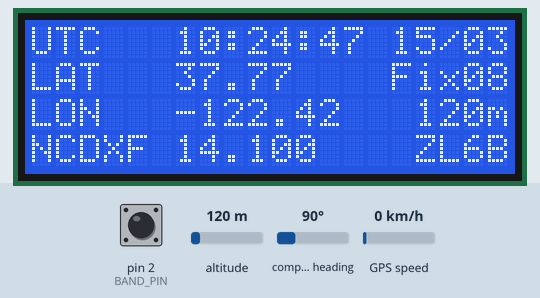
This sketch was run on a simulated Arduino Uno, built with avr-gcc and run on an emulated ATmega328P. On the bench: 20×4 character LCD. Inputs (shaded band) come from the test bench; at power-on: pin 2 (BAND_PIN) HIGH, altitude 120 m, compass heading 90°, GPS speed 0 km/h. The GPS gets a fix after 3 s at 37.7749, -122.4194 with 8 satellites; what the sketch prints to the serial monitor is not drawn.

Above: at 17.3 s.
17.4 s: pin 2 (BAND_PIN) pulled LOW for 3.2 s
At 20.0 s:
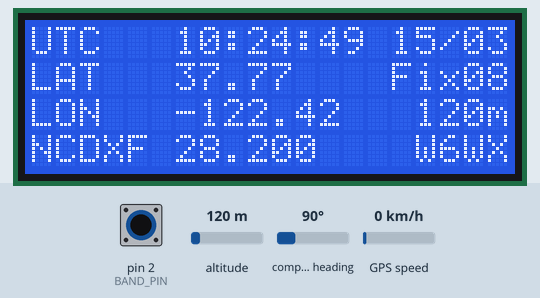
22.7 s: pin 2 (BAND_PIN) pulled LOW for 1.05 s
At 24.0 s:
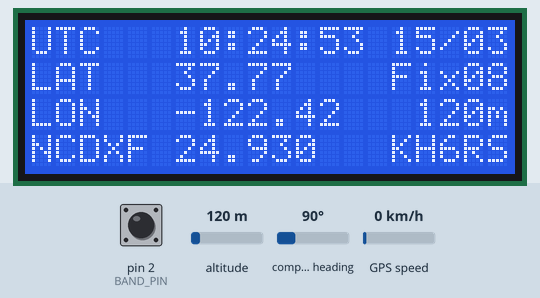
25.7 s: altitude set to 250 m
At 29.4 s:
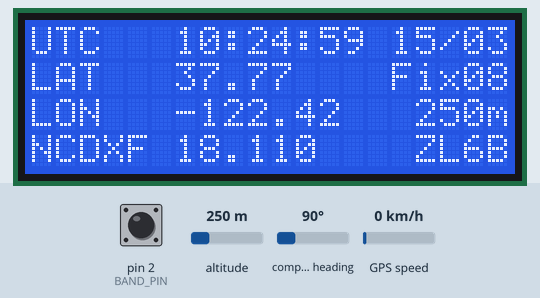
29.5 s: altitude set to 20 m
At 32.0 s:
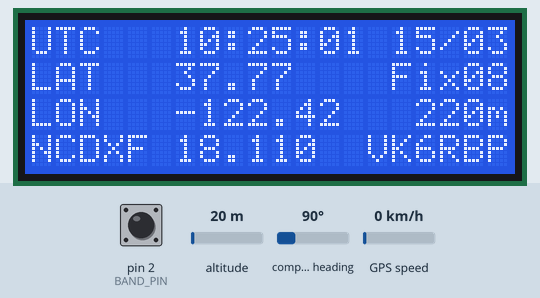
33.3 s: altitude set to 500 m
At 41.7 s:
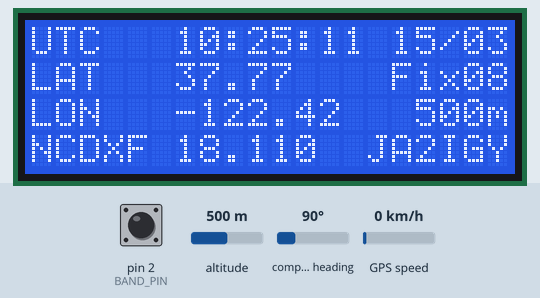
Timing chart, 0 to 43.2 s (numbered marks = the images above; inputs shaded):
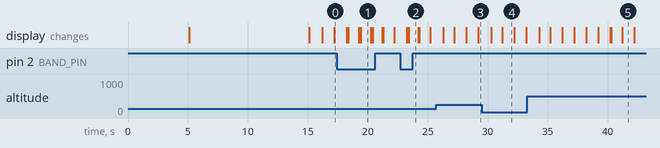

The sketch:

dl2new-clock-1.ino
```cpp
/* Stationsuhr DL2NEW
 *  V1.0 14.01.2018
*/

#include <Wire.h>
#include <LiquidCrystal_I2C.h>
#include <Adafruit_GPS.h>
#include <SoftwareSerial.h>
#include <OneWire.h>

//#include <Time.h>
#include <TimeLib.h>

#define BAND_PIN 2               // Connection pin to Band Selector
#define BAND_INTERRUPT 0          // Interrupt number associated with pin

LiquidCrystal_I2C lcd(0x3f, 2, 1, 0, 4, 5, 6, 7, 3, POSITIVE);  // Set the LCD I2C address
OneWire  ds(10);

SoftwareSerial mySerial(5, 4);

Adafruit_GPS GPS(&mySerial);
#define GPSECHO  false

boolean usingInterrupt = false;
void useInterrupt(boolean);  // Func prototype keeps Arduino 0023 happy

// Baken
char *callsign[19]={
"000000", " 4U1UN", " VE8AT", "  W6WX", " KH6RS", "  ZL6B", "VK6RBP",
"JA2IGY", "  RR9O", "  VR2B", "  4S7B", " ZS6DN", "  5Z4B", " 4X6TU",
"  OH2B", "  CS3B", " LU4AA", "  OA4B", "  YV5B"};

char *qrg[5] = {"14.100","18.110","21.150","24.930","28.200"};

byte band, sekm,minm,feld,spalte,i;

unsigned long alteZeit=0, entprellZeit=20; //Bandwahl

byte  matrix[19][18] = {
{0,0,0,0,0,0,0,0,0,0,0,0,0,0,0,0,0,0},
{1,2,3,4,5,0,0,0,0,0,0,0,0,0,0,0,0,0},
{0,1,2,3,4,5,0,0,0,0,0,0,0,0,0,0,0,0},
{0,0,1,2,3,4,5,0,0,0,0,0,0,0,0,0,0,0},
{0,0,0,1,2,3,4,5,0,0,0,0,0,0,0,0,0,0},
{0,0,0,0,1,2,3,4,5,0,0,0,0,0,0,0,0,0},
{0,0,0,0,0,1,2,3,4,5,0,0,0,0,0,0,0,0},
{0,0,0,0,0,0,1,2,3,4,5,0,0,0,0,0,0,0},
{0,0,0,0,0,0,0,1,2,3,4,5,0,0,0,0,0,0},
{0,0,0,0,0,0,0,0,1,2,3,4,5,0,0,0,0,0},
{0,0,0,0,0,0,0,0,0,1,2,3,4,5,0,0,0,0},
{0,0,0,0,0,0,0,0,0,0,1,2,3,4,5,0,0,0},
{0,0,0,0,0,0,0,0,0,0,0,1,2,3,4,5,0,0},
{0,0,0,0,0,0,0,0,0,0,0,0,1,2,3,4,5,0},
{0,0,0,0,0,0,0,0,0,0,0,0,0,1,2,3,4,5},
{5,0,0,0,0,0,0,0,0,0,0,0,0,0,1,2,3,4},
{4,5,0,0,0,0,0,0,0,0,0,0,0,0,0,1,2,3},
{3,4,5,0,0,0,0,0,0,0,0,0,0,0,0,0,1,2},
{2,3,4,5,0,0,0,0,0,0,0,0,0,0,0,0,0,1}
};

void setup()
{
  // Bandwahltaste
  pinMode(BAND_PIN, INPUT);       // Pin 2 ist INT0
  digitalWrite(BAND_PIN, HIGH);   // interner Pull up Widerstand auf 5V
  attachInterrupt(BAND_INTERRUPT, interruptRoutineBand, LOW);
  band = 0;

  Serial.begin(115200);
  GPS.begin(9600);

  lcd.begin(20, 4);                      // initialize the lcd
  // Print a message to the LCD.
  lcd.backlight();
  lcd.setCursor(3, 1);
  lcd.print("GPS Stationsuhr");
  lcd.setCursor(3, 2);
  lcd.print("V1.0 DL2NEW");
  delay(5000);
  lcd.clear();
  lcd.setCursor(6, 0);
  lcd.print("Looking");
  lcd.setCursor(8, 1);
  lcd.print("For");
  lcd.setCursor(5, 2);
  lcd.print("Satellites");

  delay(10000);
  lcd.clear();

  // turn on RMC (recommended minimum) and GGA (fix data) including altitude
  GPS.sendCommand(PMTK_SET_NMEA_OUTPUT_RMCGGA);

  // Set the update rate
  GPS.sendCommand(PMTK_SET_NMEA_UPDATE_1HZ);   // 1 Hz update rate

  // Request updates on antenna status, comment out to keep quiet
  GPS.sendCommand(PGCMD_ANTENNA);

  // the nice thing about this code is you can have a timer0 interrupt go off
  // every 1 millisecond, and read data from the GPS for you. that makes the
  // loop code a heck of a lot easier!
  useInterrupt(true);

  delay(1000);
  // Ask for firmware version
  mySerial.println(PMTK_Q_RELEASE);
}

// Interrupt is called once a millisecond, looks for any new GPS data, and stores it
SIGNAL(TIMER0_COMPA_vect) {
  char c = GPS.read();
}

// Interrupt Bandwahl
void interruptRoutineBand() {
  if((millis() - alteZeit) > entprellZeit) {
    // innerhalb der entprellZeit nichts machen
    alteZeit = millis(); // letzte Schaltzeit merken
    band++;
    if (band > 4) {
      band = 0;
      }
  //verarbeiten();
  }
}

void useInterrupt(boolean v) {
  if (v) {
    // Timer0 is already used for millis() - we'll just interrupt somewhere
    // in the middle and call the "Compare A" function above
    OCR0A = 0xAF;
    TIMSK0 |= _BV(OCIE0A);
    usingInterrupt = true;
  } else {
    // do not call the interrupt function COMPA anymore
    TIMSK0 &= ~_BV(OCIE0A);
    usingInterrupt = false;
  }
}

uint32_t timer = millis();

void loop()                     // run over and over again
{
  // in case you are not using the interrupt above, you'll
  // need to 'hand query' the GPS, not suggested :(
  if (! usingInterrupt) {
    // read data from the GPS in the 'main loop'
    char c = GPS.read();
  }

  // if a sentence is received, we can check the checksum, parse it...
  if (GPS.newNMEAreceived()) {
    // a tricky thing here is if we print the NMEA sentence, or data
    // we end up not listening and catching other sentences!
    // so be very wary if using OUTPUT_ALLDATA and trytng to print out data
    //Serial.println(GPS.lastNMEA());   // this also sets the newNMEAreceived() flag to false

    if (!GPS.parse(GPS.lastNMEA()))   // this also sets the newNMEAreceived() flag to false
      return;  // we can fail to parse a sentence in which case we should just wait for another
  }

  // if millis() or timer wraps around, we'll just reset it
  if (timer > millis())  timer = millis();

  // approximately every 1 seconds, print out the current stats
  if (millis() - timer > 1000) {
    timer = millis(); // reset the timer

    lcd.setCursor(0, 0);
    lcd.print("UTC   ");
    if (GPS.hour < 10) lcd.print("0");
    lcd.print((int)GPS.hour); lcd.print(":");
    if (GPS.minute < 10) lcd.print("0");
    lcd.print((int)GPS.minute); lcd.print(":");
    if (GPS.seconds < 10) lcd.print("0");
    lcd.print((int)GPS.seconds);

    lcd.setCursor(15, 0);
    if (GPS.day < 10) lcd.print("0");
    lcd.print((int)GPS.day); lcd.print("/");
    if (GPS.month < 10) lcd.print("0");
    lcd.print((int)GPS.month);

    // LAT und Fix
    lcd.setCursor(0, 1);
    lcd.print("LAT   ");
    lcd.print(GPS.latitudeDegrees);
    lcd.setCursor(15, 1);
    lcd.print("Fix");
    lcd.setCursor(18, 1);
    if (GPS.satellites < 10) lcd.print("0");
    lcd.print((int)GPS.satellites);

    // LON und Höhe
    lcd.setCursor(0, 2);
    lcd.print("LON   ");
    lcd.print(GPS.longitudeDegrees);

    //Positionierung der Höhe
    int hoehe = (int)GPS.altitude;
    if ((hoehe >= 0) && (hoehe < 10)) lcd.setCursor(18, 2);
    if ((hoehe >= 10) && (hoehe < 100)) lcd.setCursor(17, 2);
    if ((hoehe >= 100) && (hoehe < 1000)) lcd.setCursor(16, 2);
    if (hoehe > 1000) lcd.setCursor(15, 2);
    lcd.print(hoehe);
    lcd.setCursor(19, 2);
    lcd.print("m");

    // ncdxf bAKEN - Neu/Test
    //band = 0;

    minm = (int)GPS.minute % 3;
    sekm = (int)GPS.seconds / 10;
    feld = (minm*60)+(sekm*10);
    spalte = (feld/10);
    //Serial.print("Spalte: "); Serial.println(spalte);

    for (i=0;i<19;i++) {
      //Serial.println(matrix[i][spalte]);
      if (matrix[i][spalte] == (band+1)) {
        Serial.print("Matrix Zeile/Spalte: "); Serial.print(i); Serial.print("/"); Serial.print(spalte); Serial.print(" "); Serial.println(band);
        break;
      }
    }

    lcd.setCursor(0, 3);
    lcd.print("NCDXF");
    //lcd.setCursor(9, 3);
    lcd.setCursor(6, 3);
    lcd.print(qrg[band]);
    lcd.setCursor(14, 3);
    lcd.print(callsign[i]);
  }
}
```

Measured:
- after the input at 22.7 s, the display: first differs from a run without the input after 0.70 s (image 2)
- what the display in image 1 shows lasts 0.8 s, from 19.4 s to 20.2 s
